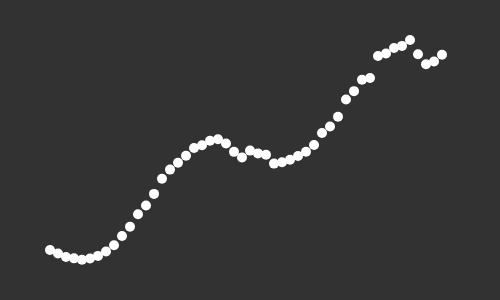
Frame 1 (no input)
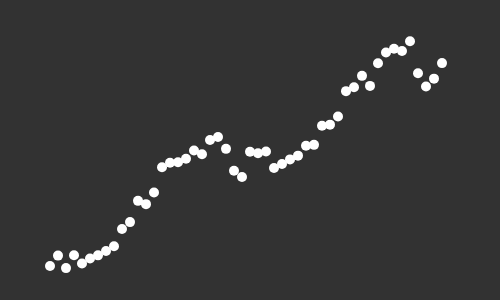
Frame 2 (the mouse pressed at the canvas centre, redrawn once)

The p5.js sketch that drew these frames (run headless with seeded random() and noise() and a simulated clock; the mouse was pressed at the canvas centre and the sketch redrawn once):

// p5.js sketch
// ── sketch.js
var sliderAmp, sliderFreq, sliderSpeed;
var paramAmp, paramSpeed;
let paramFreq = 0;

var startX = 50;
var startY = 250;
var endX = 450;
var endY = 50;

let numPts = 50;
let numWaves = 1;


let xInc, yInc, theta;

function setup() {
    createCanvas(500, 300);

    createP('Amplitude');
    sliderAmp = createSlider(0, 100, 30, 1);

    createP('Frequency');
    sliderFreq = createSlider(1, 10, 2, 1);

    createP('Speed');
    sliderSpeed = createSlider(0.95, 1, 1, 0.01);   

    fill(255);
    noStroke();
    ellipseMode(CENTER);

    let plotW = (endX-startX);
    let plotH =  (startY-endY);

    xInc = plotW/numPts;
    yInc = plotH/numPts;
    theta = (TWO_PI/plotW)*xInc;

}

function updateParams(){
    paramFreq = round(sliderFreq.value() * theta, 2); //has to be rounded, otherwise not recognized
    paramAmp = sliderAmp.value();
    paramSpeed = sliderSpeed.value();
    
}



let yAngle = 0;

let noiseoff = 0;

function draw() {
    background(50);
    updateParams();
  
    for (i=0; i< numPts; i++){
        x = startX + i*xInc;
        y = startY - i*yInc;
        noLoop()
    

        var xOffset = cos(yAngle) * paramAmp/3;

        //map. noise (i, )
        //almost the same value to map
        var nn = map(noise(i, noiseoff), 0, 1, yAngle*0.95, yAngle*1.1)
        var yOffset = sin(nn) * paramAmp;

        
        yAngle += paramFreq;
        circle(x ,y+yOffset, 10)
    }
    
    noiseoff += 0.0002;
  
}
